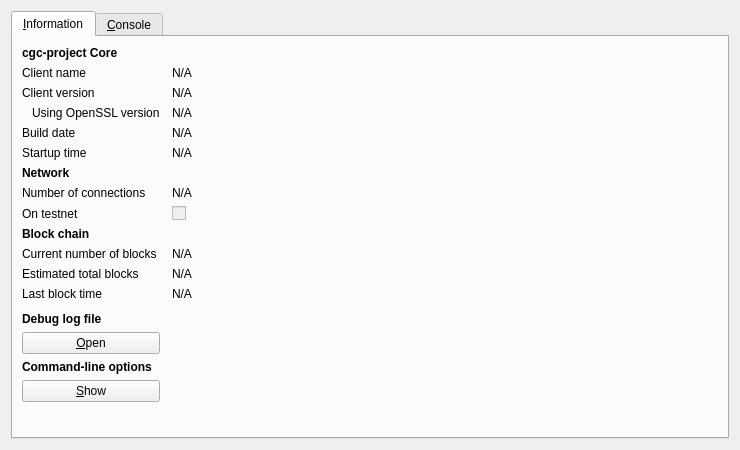
<?xml version="1.0" encoding="UTF-8"?>
<ui version="4.0">
 <class>RPCConsole</class>
 <widget class="QDialog" name="RPCConsole">
  <property name="geometry">
   <rect>
    <x>0</x>
    <y>0</y>
    <width>740</width>
    <height>450</height>
   </rect>
  </property>
  <property name="windowTitle">
   <string>cgc-project - Debug window</string>
  </property>
  <layout class="QVBoxLayout" name="verticalLayout_2">
   <item>
    <widget class="QTabWidget" name="tabWidget">
     <property name="currentIndex">
      <number>0</number>
     </property>
     <widget class="QWidget" name="tab_info">
      <attribute name="title">
       <string>&amp;Information</string>
      </attribute>
      <layout class="QGridLayout" name="gridLayout" columnstretch="0,1">
       <property name="horizontalSpacing">
        <number>12</number>
       </property>
       <item row="0" column="0">
        <widget class="QLabel" name="label_9">
         <property name="font">
          <font>
           <weight>75</weight>
           <bold>true</bold>
          </font>
         </property>
         <property name="text">
          <string>cgc-project Core</string>
         </property>
        </widget>
       </item>
       <item row="1" column="0">
        <widget class="QLabel" name="label_5">
         <property name="text">
          <string>Client name</string>
         </property>
        </widget>
       </item>
       <item row="1" column="1">
        <widget class="QLabel" name="clientName">
         <property name="cursor">
          <cursorShape>IBeamCursor</cursorShape>
         </property>
         <property name="text">
          <string>N/A</string>
         </property>
         <property name="textFormat">
          <enum>Qt::PlainText</enum>
         </property>
         <property name="textInteractionFlags">
          <set>Qt::LinksAccessibleByMouse|Qt::TextSelectableByKeyboard|Qt::TextSelectableByMouse</set>
         </property>
        </widget>
       </item>
       <item row="2" column="0">
        <widget class="QLabel" name="label_6">
         <property name="text">
          <string>Client version</string>
         </property>
        </widget>
       </item>
       <item row="2" column="1">
        <widget class="QLabel" name="clientVersion">
         <property name="cursor">
          <cursorShape>IBeamCursor</cursorShape>
         </property>
         <property name="text">
          <string>N/A</string>
         </property>
         <property name="textFormat">
          <enum>Qt::PlainText</enum>
         </property>
         <property name="textInteractionFlags">
          <set>Qt::LinksAccessibleByMouse|Qt::TextSelectableByKeyboard|Qt::TextSelectableByMouse</set>
         </property>
        </widget>
       </item>
       <item row="3" column="0">
        <widget class="QLabel" name="label_14">
         <property name="text">
          <string>Using OpenSSL version</string>
         </property>
         <property name="indent">
          <number>10</number>
         </property>
        </widget>
       </item>
       <item row="3" column="1">
        <widget class="QLabel" name="openSSLVersion">
         <property name="cursor">
          <cursorShape>IBeamCursor</cursorShape>
         </property>
         <property name="text">
          <string>N/A</string>
         </property>
         <property name="textFormat">
          <enum>Qt::PlainText</enum>
         </property>
         <property name="textInteractionFlags">
          <set>Qt::LinksAccessibleByMouse|Qt::TextSelectableByKeyboard|Qt::TextSelectableByMouse</set>
         </property>
        </widget>
       </item>
       <item row="4" column="0">
        <widget class="QLabel" name="label_12">
         <property name="text">
          <string>Build date</string>
         </property>
        </widget>
       </item>
       <item row="4" column="1">
        <widget class="QLabel" name="buildDate">
         <property name="cursor">
          <cursorShape>IBeamCursor</cursorShape>
         </property>
         <property name="text">
          <string>N/A</string>
         </property>
         <property name="textFormat">
          <enum>Qt::PlainText</enum>
         </property>
         <property name="textInteractionFlags">
          <set>Qt::LinksAccessibleByMouse|Qt::TextSelectableByKeyboard|Qt::TextSelectableByMouse</set>
         </property>
        </widget>
       </item>
       <item row="5" column="0">
        <widget class="QLabel" name="label_13">
         <property name="text">
          <string>Startup time</string>
         </property>
        </widget>
       </item>
       <item row="5" column="1">
        <widget class="QLabel" name="startupTime">
         <property name="cursor">
          <cursorShape>IBeamCursor</cursorShape>
         </property>
         <property name="text">
          <string>N/A</string>
         </property>
         <property name="textFormat">
          <enum>Qt::PlainText</enum>
         </property>
         <property name="textInteractionFlags">
          <set>Qt::LinksAccessibleByMouse|Qt::TextSelectableByKeyboard|Qt::TextSelectableByMouse</set>
         </property>
        </widget>
       </item>
       <item row="6" column="0">
        <widget class="QLabel" name="label_11">
         <property name="font">
          <font>
           <weight>75</weight>
           <bold>true</bold>
          </font>
         </property>
         <property name="text">
          <string>Network</string>
         </property>
        </widget>
       </item>
       <item row="7" column="0">
        <widget class="QLabel" name="label_7">
         <property name="text">
          <string>Number of connections</string>
         </property>
        </widget>
       </item>
       <item row="7" column="1">
        <widget class="QLabel" name="numberOfConnections">
         <property name="cursor">
          <cursorShape>IBeamCursor</cursorShape>
         </property>
         <property name="text">
          <string>N/A</string>
         </property>
         <property name="textFormat">
          <enum>Qt::PlainText</enum>
         </property>
         <property name="textInteractionFlags">
          <set>Qt::LinksAccessibleByMouse|Qt::TextSelectableByKeyboard|Qt::TextSelectableByMouse</set>
         </property>
        </widget>
       </item>
       <item row="8" column="0">
        <widget class="QLabel" name="label_8">
         <property name="text">
          <string>On testnet</string>
         </property>
        </widget>
       </item>
       <item row="8" column="1">
        <widget class="QCheckBox" name="isTestNet">
         <property name="enabled">
          <bool>false</bool>
         </property>
         <property name="text">
          <string/>
         </property>
        </widget>
       </item>
       <item row="9" column="0">
        <widget class="QLabel" name="label_10">
         <property name="font">
          <font>
           <weight>75</weight>
           <bold>true</bold>
          </font>
         </property>
         <property name="text">
          <string>Block chain</string>
         </property>
        </widget>
       </item>
       <item row="10" column="0">
        <widget class="QLabel" name="label_3">
         <property name="text">
          <string>Current number of blocks</string>
         </property>
        </widget>
       </item>
       <item row="10" column="1">
        <widget class="QLabel" name="numberOfBlocks">
         <property name="cursor">
          <cursorShape>IBeamCursor</cursorShape>
         </property>
         <property name="text">
          <string>N/A</string>
         </property>
         <property name="textFormat">
          <enum>Qt::PlainText</enum>
         </property>
         <property name="textInteractionFlags">
          <set>Qt::LinksAccessibleByMouse|Qt::TextSelectableByKeyboard|Qt::TextSelectableByMouse</set>
         </property>
        </widget>
       </item>
       <item row="11" column="0">
        <widget class="QLabel" name="label_4">
         <property name="text">
          <string>Estimated total blocks</string>
         </property>
        </widget>
       </item>
       <item row="11" column="1">
        <widget class="QLabel" name="totalBlocks">
         <property name="cursor">
          <cursorShape>IBeamCursor</cursorShape>
         </property>
         <property name="text">
          <string>N/A</string>
         </property>
         <property name="textFormat">
          <enum>Qt::PlainText</enum>
         </property>
         <property name="textInteractionFlags">
          <set>Qt::LinksAccessibleByMouse|Qt::TextSelectableByKeyboard|Qt::TextSelectableByMouse</set>
         </property>
        </widget>
       </item>
       <item row="12" column="0">
        <widget class="QLabel" name="label_2">
         <property name="text">
          <string>Last block time</string>
         </property>
        </widget>
       </item>
       <item row="12" column="1">
        <widget class="QLabel" name="lastBlockTime">
         <property name="cursor">
          <cursorShape>IBeamCursor</cursorShape>
         </property>
         <property name="text">
          <string>N/A</string>
         </property>
         <property name="textFormat">
          <enum>Qt::PlainText</enum>
         </property>
         <property name="textInteractionFlags">
          <set>Qt::LinksAccessibleByMouse|Qt::TextSelectableByKeyboard|Qt::TextSelectableByMouse</set>
         </property>
        </widget>
       </item>
       <item row="13" column="0">
        <spacer name="verticalSpacer_2">
         <property name="orientation">
          <enum>Qt::Vertical</enum>
         </property>
         <property name="sizeHint" stdset="0">
          <size>
           <width>20</width>
           <height>20</height>
          </size>
         </property>
        </spacer>
       </item>
       <item row="14" column="0">
        <widget class="QLabel" name="labelDebugLogfile">
         <property name="font">
          <font>
           <weight>75</weight>
           <bold>true</bold>
          </font>
         </property>
         <property name="text">
          <string>Debug log file</string>
         </property>
        </widget>
       </item>
       <item row="15" column="0">
        <widget class="QPushButton" name="openDebugLogfileButton">
         <property name="toolTip">
          <string>Open the cgc-project debug log file from the current data directory. This can take a few seconds for large log files.</string>
         </property>
         <property name="text">
          <string>&amp;Open</string>
         </property>
         <property name="autoDefault">
          <bool>false</bool>
         </property>
        </widget>
       </item>
       <item row="16" column="0">
        <widget class="QLabel" name="labelCLOptions">
         <property name="font">
          <font>
           <weight>75</weight>
           <bold>true</bold>
          </font>
         </property>
         <property name="text">
          <string>Command-line options</string>
         </property>
        </widget>
       </item>
       <item row="17" column="0">
        <widget class="QPushButton" name="showCLOptionsButton">
         <property name="toolTip">
          <string>Show the cgc-project-Qt help message to get a list with possible cgc-project command-line options.</string>
         </property>
         <property name="text">
          <string>&amp;Show</string>
         </property>
         <property name="autoDefault">
          <bool>false</bool>
         </property>
        </widget>
       </item>
       <item row="18" column="0">
        <spacer name="verticalSpacer">
         <property name="orientation">
          <enum>Qt::Vertical</enum>
         </property>
         <property name="sizeHint" stdset="0">
          <size>
           <width>20</width>
           <height>40</height>
          </size>
         </property>
        </spacer>
       </item>
      </layout>
     </widget>
     <widget class="QWidget" name="tab_console">
      <attribute name="title">
       <string>&amp;Console</string>
      </attribute>
      <layout class="QVBoxLayout" name="verticalLayout_3">
       <property name="spacing">
        <number>3</number>
       </property>
       <item>
        <widget class="QTextEdit" name="messagesWidget">
         <property name="minimumSize">
          <size>
           <width>0</width>
           <height>100</height>
          </size>
         </property>
         <property name="readOnly">
          <bool>true</bool>
         </property>
         <property name="tabKeyNavigation" stdset="0">
          <bool>false</bool>
         </property>
         <property name="columnCount" stdset="0">
          <number>2</number>
         </property>
        </widget>
       </item>
       <item>
        <layout class="QHBoxLayout" name="horizontalLayout">
         <property name="spacing">
          <number>3</number>
         </property>
         <item>
          <widget class="QLabel" name="label">
           <property name="text">
            <string notr="true">&gt;</string>
           </property>
          </widget>
         </item>
         <item>
          <widget class="QLineEdit" name="lineEdit"/>
         </item>
         <item>
          <widget class="QPushButton" name="clearButton">
           <property name="maximumSize">
            <size>
             <width>24</width>
             <height>24</height>
            </size>
           </property>
           <property name="toolTip">
            <string>Clear console</string>
           </property>
           <property name="text">
            <string/>
           </property>
           <property name="icon">
            <iconset resource="../bitcoin.qrc">
             <normaloff>:/icons/remove</normaloff>:/icons/remove</iconset>
           </property>
           <property name="shortcut">
            <string notr="true">Ctrl+L</string>
           </property>
           <property name="autoDefault">
            <bool>false</bool>
           </property>
          </widget>
         </item>
        </layout>
       </item>
      </layout>
     </widget>
    </widget>
   </item>
  </layout>
 </widget>
 <resources>
  <include location="../bitcoin.qrc"/>
 </resources>
 <connections/>
</ui>
